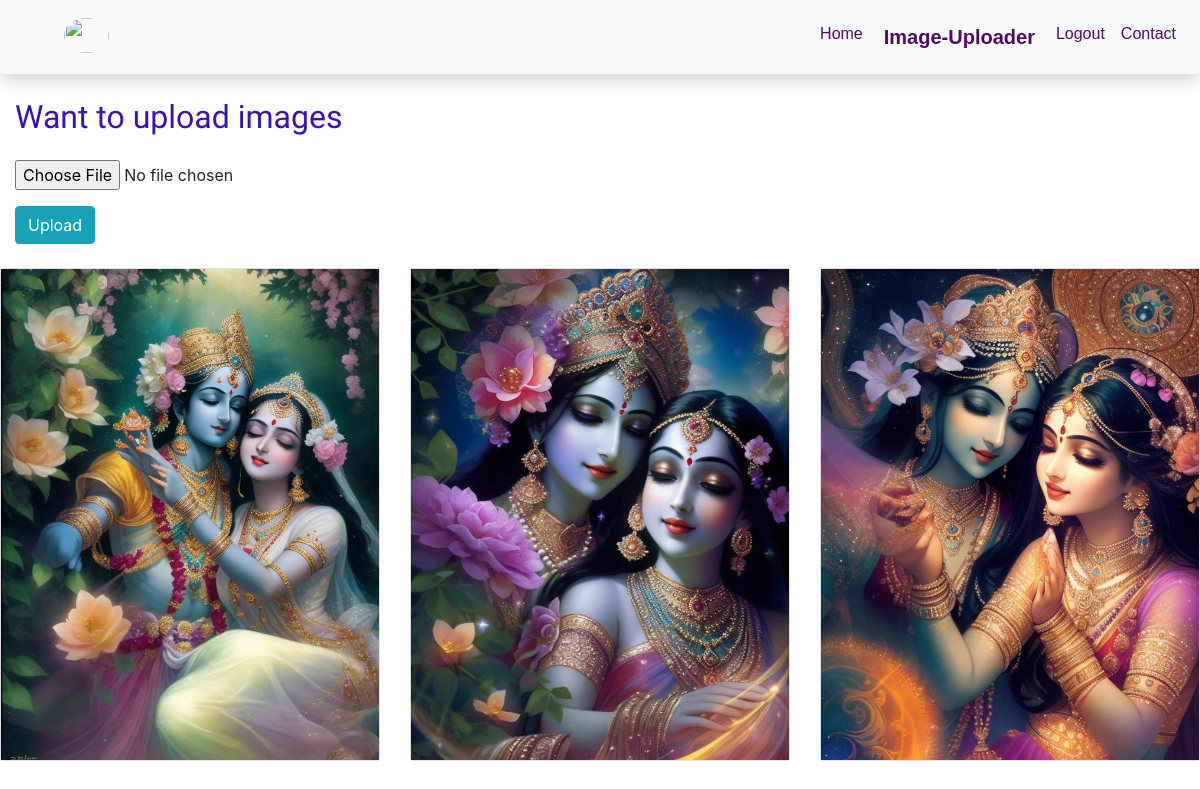
The app's page /Images, older data.
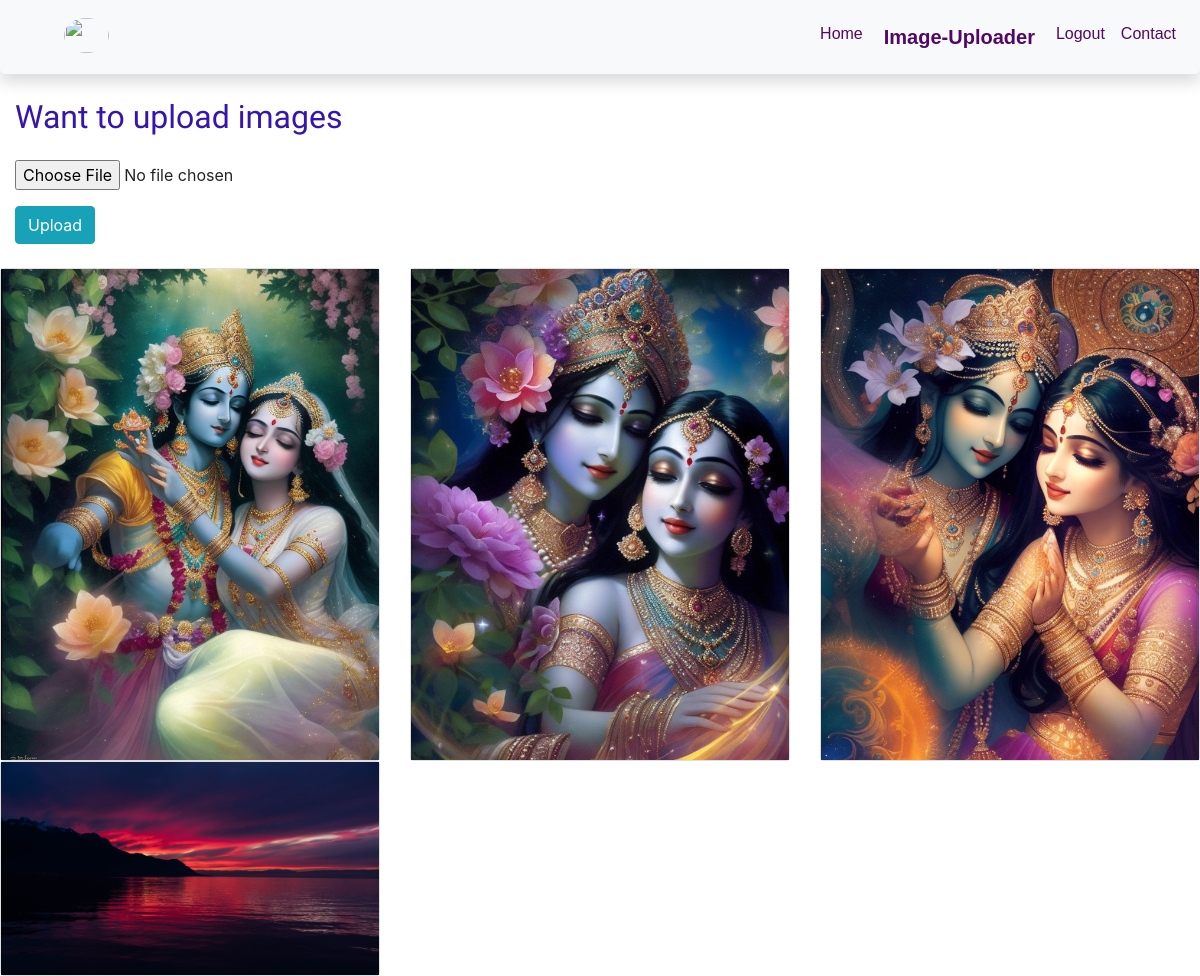
The same page, newer data.
### news/models.py (models this page shows)
class Image(models.Model):
    photo=models.ImageField(upload_to="img/",default=None,null=True)

### FirstProject/views.py (the view)
# urls.py: path('Images',views.Imageuploader,name='uploader'),
def Imageuploader(request):
    if request.method=="POST":
        form=ImageForm(request.POST,request.FILES)
        if form.is_valid():
            form.save()
    form = ImageForm()
    img=Image.objects.all()
    data = {
        'form':form,
        'img':img
    }
    return render(request,"image-uploader.html",data)

### news/forms.py
class ImageForm(forms.ModelForm):
    class Meta:
        model = Image
        fields='__all__'
        labels={'photo':''}

### templates/image-uploader.html (shortened to what this page needs)
{% include 'header.html'%}
<div class="container-fluid mt-4">
    <h2 class="pb-3 span">Want to upload images</h2>
    <div class="row">
        <div class="col-12">
    <form action="" method="post" enctype="multipart/form-data">
    {{form.as_p}}
    <button type="submit" class="btn btn-info mb-4 ">Upload</button>
    </form>
</div>
<div class="row">
    {% for x in img%}
    <div class="col-4">
        <div class="card">
    <img src="{{x.photo.url}}" class="img-fluid"/>
</div>
</div>
    {% endfor %}
</div>

Row changes from the older to the newer data that the page shows:
added Image: photo (picture)
